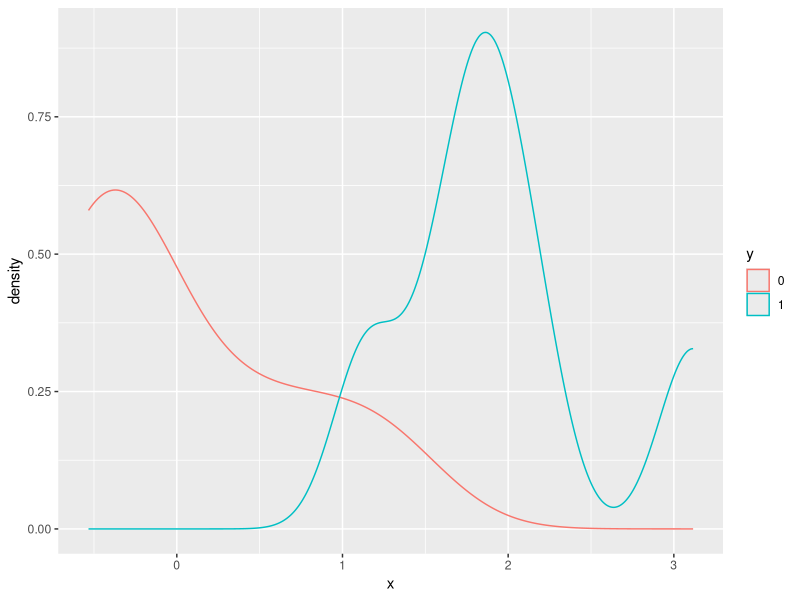
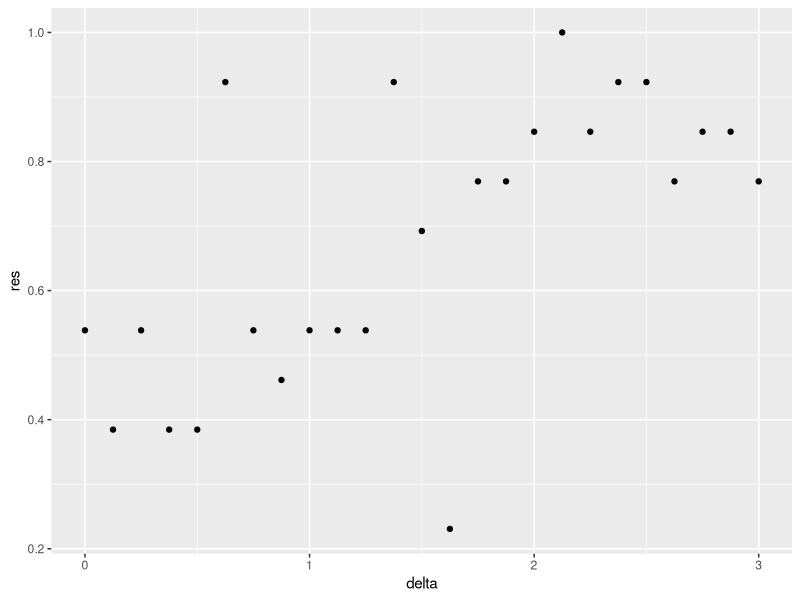

Reproduce these figures in R, in order.
library(tidyverse)
library(caret)

set.seed(2)

make_data <- function(n       = 25, p       = 0.5, 
                      mu_0    = 0,  mu_1    = 2, 
                      sigma_0 = 1,  sigma_1 = 1)
{
  y   <- rbinom(n, 1, p)
  f_0 <- rnorm(n, mu_0, sigma_0)
  f_1 <- rnorm(n, mu_1, sigma_1)
  x   <- ifelse(y == 1, f_1, f_0)
  
  test_index <- createDataPartition(y, times = 1, p = 0.5, list = FALSE)
  
  list(train = data.frame(x = x, y = as.factor(y)) %>% slice(-test_index),
       test  = data.frame(x = x, y = as.factor(y)) %>% slice(test_index))
}

dat <- make_data()
dat
dat$train %>%
  ggplot(aes(x, color = y)) +
  geom_density()

delta <- seq(0, 3, len = 25)

##########################################################
# Start by calculating accuracy using given dataset
# Then we will use it solve Q_1 problem
##########################################################

# training the model
fit <- glm(y ~ x, data = dat$train, family = 'binomial')

p_hat <- predict(fit, dat$test)

y_hat <- factor(ifelse(p_hat > 0.5, '1', '0'))

confusion_Matrix <- confusionMatrix(y_hat, reference = dat$test$y)

confusion_Matrix$overall['Accuracy']

##########################################################
# Use of above to solve Q_1
##########################################################

res <- map_dbl(delta, function(x) {
  
  dat   <- make_data(mu_1 = x)
  
  fit   <- glm(y ~ x, data = dat$train, family = 'binomial')
  
  p_hat <- predict(fit, dat$test, type = 'response')
  
  y_hat <- factor(ifelse(p_hat > 0.5, '1', '0'))
  
  confusion_Matrix   <- confusionMatrix(y_hat, reference = dat$test$y)
  
  confusion_Matrix$overall['Accuracy']

})

qplot(delta, res)

##########################################################